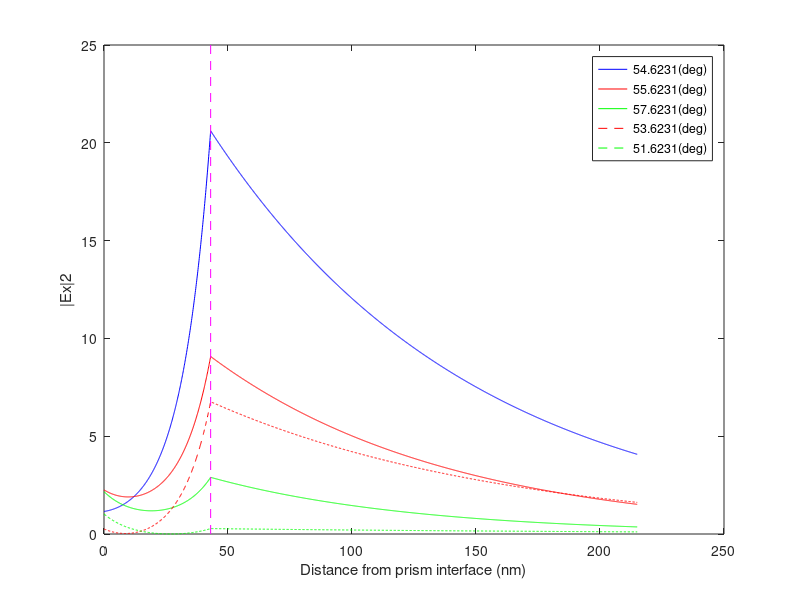

The MATLAB source for this figure:
%For normalised electric field.
clear;
tic
lambda=633e-9;%wavelength of incident light in vacuum at which nm is as follows
%same wavelength used in the 0nm legend of Fig6b(read theory to know)
%nd=3.8354+0.0245i at lambda=633e-9
nm=0.1325+4.0203*1i;
np=1.732;
na=1.33;
u=pi*4e-7;%magnetic permeability of the assumed non-magnetic substances
dm=43e-9;%thickness of metal layer
z=0:1e-10:5*dm;
%metal is from z=0 to dm

% To make M2 like Identity before z=dm
za=z-dm;
za(za<=0)=0;

zm=z;
zm(z>=dm)=dm;%I don't know how it can be z>=dm and should not compulsarily be zm>=dm 
%, maybe MATLAB has it inbuilt to check it as a condiition
%> or >= makes no difference
theta=[54.6231;55.6231;57.6231;53.6231;51.6231];
%theta=53.6233;
costheta1=sqrt(1-((sind(theta)).^2).*((np^2)/(nm^2)));%angle in metal
costheta2=sqrt(1-((sind(theta)).^2).*((np^2)/(na^2)));%angle in analyte
bdm=(costheta1).*((360*nm/lambda).*dm);%to be used in calculation of r
bm=(costheta1).*((360*nm/lambda).*zm);%360->2*pi when cosd->cos, sind->sin
%bm(z>=dm)=bdm;% M1 becomes constant after z=dm 
ba=(costheta2).*((360*na/lambda).*za);
qp=(cosd(theta)).*((sqrt(u))/np);
qa=(costheta2).*((sqrt(u))/na);
qm=costheta1.*(sqrt(u)/nm);
%M0=[cosd(bdm);-((sind(bdm)).*(1i/qm));-((sind(bdm)).*(1i*qm));cosd(bdm)];
% Matrix for calculation of r
M0(:,:,1)=cosd(bdm);
M0(:,:,2)=-((sind(bdm)).*(1i./qm));%qm and qdm are same because qj does not contain a z in its expression
M0(:,:,3)=-((sind(bdm)).*(1i.*qm));
M0(:,:,4)=cosd(bdm);
%M1=[cosd(bm);((sind(bm)).*(1i/qm));((sind(bm)).*(1i*qm));cosd(bm)];
% Matrix for propagation in metal 
M1(:,:,1)=cosd(bm);
M1(:,:,2)=((sind(bm)).*(1i./qm));
M1(:,:,3)=((sind(bm)).*(1i.*qm));
M1(:,:,4)=cosd(bm);
%M2=[cosd(ba);((sind(ba)).*(1i/qa));((sind(ba)).*(1i*qa));cosd(ba)];
% Matrix for propagation in analyte
M2(:,:,1)=cosd(ba);
M2(:,:,2)=((sind(ba)).*(1i./qa));
M2(:,:,3)=((sind(ba)).*(1i.*qa));
M2(:,:,4)=cosd(ba);
%r=((M0(1,:)+(M0(2,:)).*qa).*qp-(M0(3,:)+(M0(4,:)).*qa))./((M0(1,:)+(M0(2,:)).*qa).*qp+(M0(3,:)+(M0(4,:)).*qa));
%M=((M2(3,:)).*(M1(1,:))+(M2(4,:)).*(M1(3,:))).*(1+r)+((M2(3,:)).*(M1(2,:))+(M2(4,:)).*(M1(4,:))).*((1-r).*qp);
r=((M0(:,:,1)+(M0(:,:,2)).*qa).*qp-(M0(:,:,3)+(M0(:,:,4)).*qa))./((M0(:,:,1)+(M0(:,:,2)).*qa).*qp+(M0(:,:,3)+(M0(:,:,4)).*qa));
M=((M2(:,:,3)).*(M1(:,:,1))+(M2(:,:,4)).*(M1(:,:,3))).*((1+r)./qp)+((M2(:,:,3)).*(M1(:,:,2))+(M2(:,:,4)).*(M1(:,:,4))).*(1-r);%For normalised electric field.
%Ex=-M;
modEx2=(abs(M)).^2;
znm=z.*(1e9);%for x-axis to be nm scale
dmnm=dm*1e9;%for x-axis to be nm scale 
plot(znm,modEx2(1,:),'b',znm,modEx2(2,:),'r',znm,modEx2(3,:),'g',znm,modEx2(4,:),'r--',znm,modEx2(5,:),'g--',[dmnm dmnm],[0 25],'m--');%find a general method to create a vertical line
%,[dmnm dmnm],[0 max(modEx2(1,:))],'m--'
xlabel('Distance from prism interface (nm)'); 
ylabel('|Ex|2');
legend({strcat(num2str(theta(1)),'(deg)'),strcat(num2str(theta(2)),'(deg)'),strcat(num2str(theta(3)),'(deg)'),strcat(num2str(theta(4)),'(deg)'),strcat(num2str(theta(5)),'(deg)')},'Location','northeast');

toc